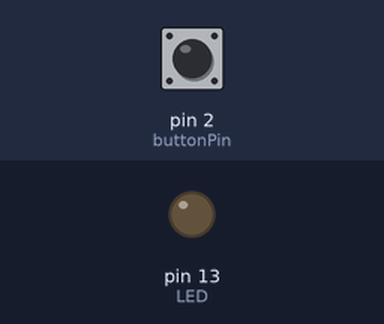
A sketch run on a simulated Arduino Uno, built with avr-gcc and run on an emulated ATmega328P. Parts: output pins drawn as LEDs (lit = HIGH). The inputs (shaded band) are chosen by the test bench; at power-on: pin 2 (buttonPin) LOW.

Above: at 1.2 s.
1.3 s: pin 2 (buttonPin) pulled HIGH for 0.15 s
At 1.37 s:
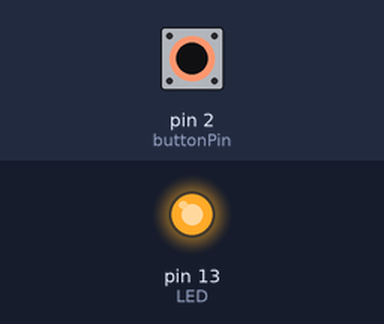
2.9 s: pin 2 (buttonPin) pulled HIGH for 3.2 s
At 7.3 s:
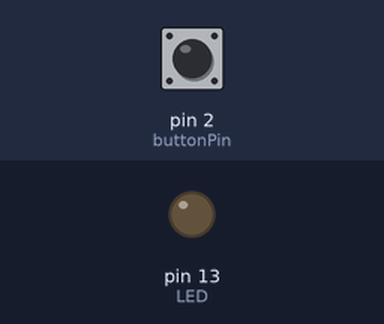
Timing chart, 0 to 8.8 s (numbered marks = the images above; inputs shaded):
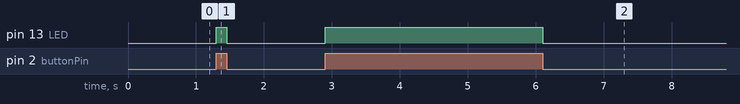

Measured:
- after the input at 1.3 s, pin 13 (LED): LOW → HIGH at once, → LOW 0.15 s later
- after the input at 2.9 s, pin 13 (LED): LOW → HIGH at once, → LOW 3.2 s later

The sketch:

Button_push_on.ino
```cpp
const int buttonPin = 2;
const int LED = LED_BUILTIN;
int buttonState = 0;

void setup() {
  pinMode(buttonPin, INPUT); // Set button pin as input
  pinMode(LED, OUTPUT); // Set LED as output
}

void loop() {
  buttonState = digitalRead(buttonPin); // Read the state of the button
  if (buttonState == HIGH) { // If button is pressed
    digitalWrite(LED, HIGH); // set the LED to ON
  } else { // else if released
    digitalWrite(LED, LOW); // set the LED to OFF
  }
}
```
